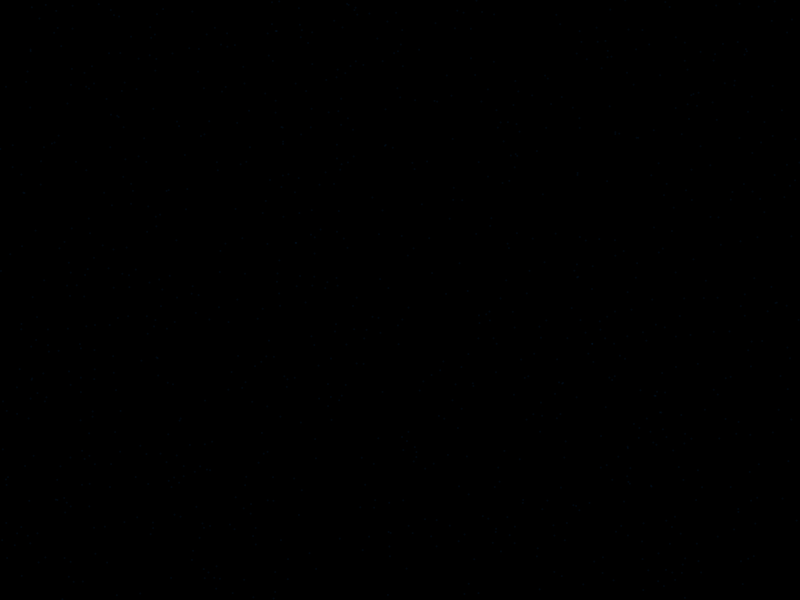
Frame 1 (no input)
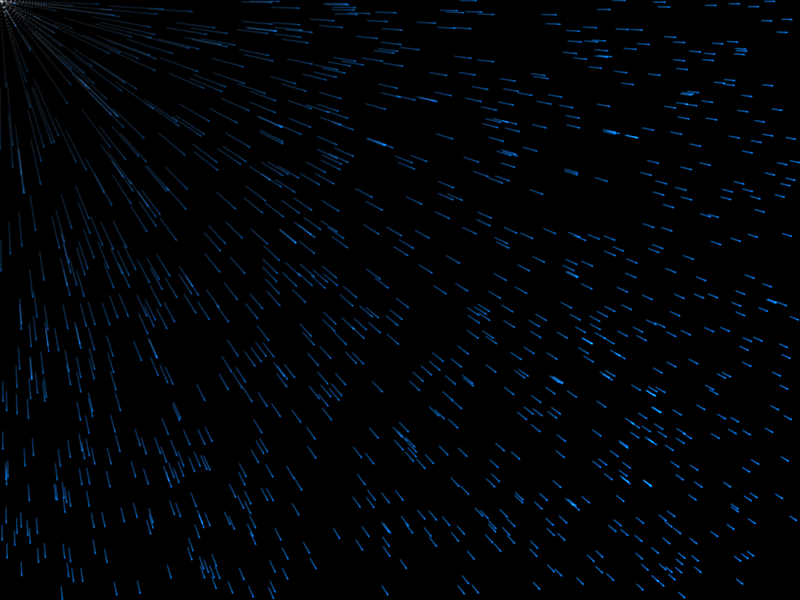
Frame 60 (the mouse pressed at the canvas centre just before this capture)
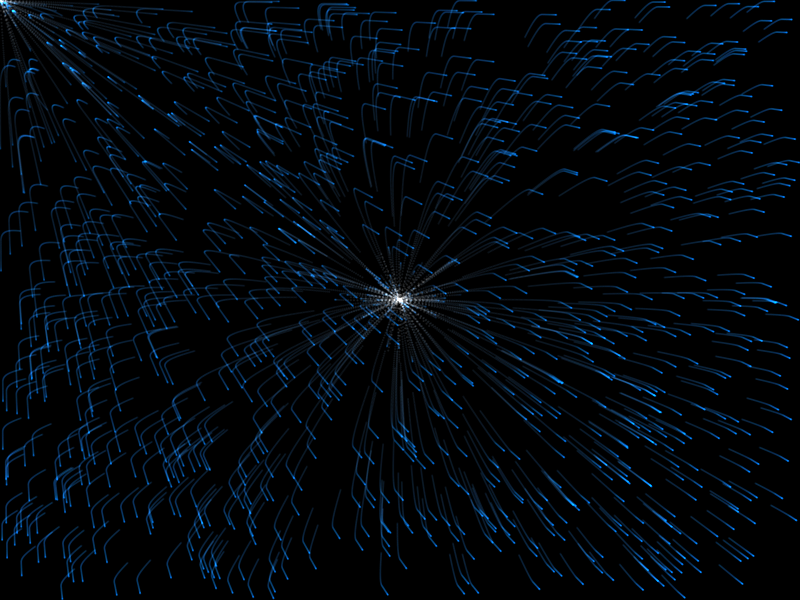
Frame 120 (the mouse held since frame 60 and released just before this capture)

The Processing sketch that drew these frames (run headless with seeded random() and noise(); from frame 60 on, the mouse is pressed at the canvas centre):

// Processing sketch: Murydia
// ── Murydia.pde
// adapted from: https://www.openprocessing.org/sketch/394718
// for Processing (Java)
int num = 1000;
float vx[] = new float[num];
float vy[] = new float[num];
float x[] = new float[num];
float y[] = new float[num];
float ax[] = new float[num];
float ay[] = new float[num];

float magnetism = 10.0; //引力の強さ マイナスにすると斥力になる。
int radius = 1 ; //描画する円の半径
float gensoku = 0.95; // 粒子の移動を減速させる

void setup(){
  size(800,600);
  noStroke(); 
  fill(0);
  ellipseMode(RADIUS);
  background(0);
  blendMode(ADD);
  
  for(int i = 0; i< num; i++){
    x[i] = random(width);
    y[i] = random(height);
    vx[i] = 0;
    vy[i] = 0;
    ax[i] = 0;
    ay[i] = 0;
  }
}


void draw(){
  fill(0,0,0);
  rect(0,0,width,height);
  
  for(int i=0; i<num; i++){
    float distance = dist(mouseX, mouseY, x[i], y[i]); //dist(x1,y1,x2,y2) ２点間の距離を求める関数
    //加速度は引力の中心からの距離の二乗に反比例する。
    if(distance > 3){ //あまりマウスに近すぎる場合は加速度を更新しない
      ax[i] = magnetism * (mouseX - x[i]) / (distance * distance); 
      ay[i] = magnetism * (mouseY - y[i]) / (distance * distance);
    }
    vx[i] += ax[i]; // 1フレームあたりaxだけ速度vxを増加する。
    vy[i] += ay[i]; // 1フレームあたりayだけ速度vyを増加する.
    
    vx[i] = vx[i]*gensoku;
    vy[i] = vy[i]*gensoku;
    
    x[i] += vx[i];  // 1フレームあたりvyピクセル進ませる。
    y[i] += vy[i];  // 1フレームあたりvyピクセル進ませる。
    
    float sokudo = dist(0,0,vx[i],vy[i]); // 速度のX,Y成分から速度を求める
    float r = map(sokudo, 0, 5, 0, 255); //速度に応じた色を計算
    float g = map(sokudo, 0,5, 64, 255);
    float b = map(sokudo, 0,5, 128, 255);
    fill(r, g, b, 32);
    ellipse(x[i],y[i],radius,radius);
  }
  
}
